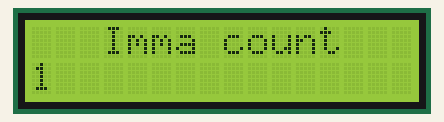
Simulated run of this sketch. Board: Arduino Uno, built with avr-gcc and run on an emulated ATmega328P. Parts: 16×2 character LCD.

Above: at 0.11 s.
At 5.03 s:
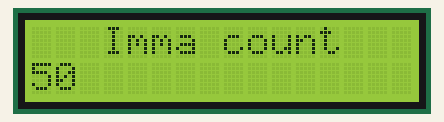
At 10.06 s:
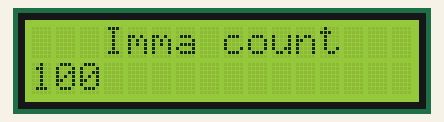
At 20.02 s:
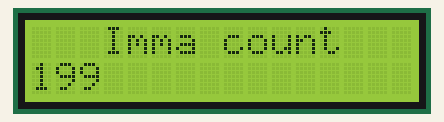
At 29.89 s:
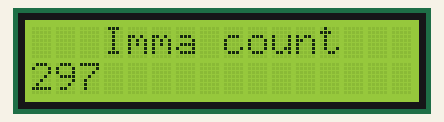
At 39.85 s:
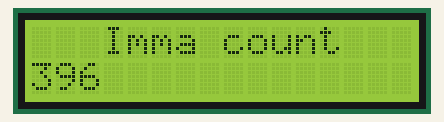

The sketch:

LCD_display.ino
```cpp
#include <LiquidCrystal.h>
int rs = 7;
int en = 8;
int d4 = 9;
int d5 = 10;
int d6 = 11;
int d7 = 12;
int dt = 100;
LiquidCrystal lcd(rs,en,d4,d5,d6,d7);

void setup() {

  lcd.begin(16,2);

}

void loop() {

  lcd.clear();
  lcd.setCursor(3,0);
  lcd.print("Imma count");
  for (int j = 1; j <= 1000; j++){
    lcd.setCursor(0,1);
    lcd.print(j);
    delay(dt);
  }
  lcd.clear();

}
```
